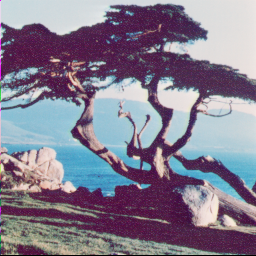
%> input picture encryption/Tree.tiff, 256 x 256 px
$ octave crypt_test_color.m   (GNU Octave 9; MATLAB toolbox functions it lacks are replaced by stand-ins)
%> lines starting %> are read from the running program, lines starting %| are printed output that depends on the picture; in (x1, y1, x2, y2) boxes, pixels count from 0 and x2, y2 are one past the last pixel; in counts of white or black regions, pixels touching at a corner belong together; the program's own positions count from 1
### encryption/TpEncrypt.m
% 典型混沌数字图像密码系统加密函数TpEncrypt
% 置乱算法采用将二维图像展开成一维向量后的无重复置乱算法
% 扩散算法采用基于GF（257）域乘法运算的扩散算法
% 输入明文图像 P和秘钥K（向量形式），输出密文图像C
function C = TpEncrypt(P,K)
[M,N] = size(P);P = double(P);n = 3 * M * N;s = zeros(1,n);%混沌序列，伪随机数组，为浮点数
h = 0.002; %步长
t = 800; %过渡态的点数
a = 10;b = 8/3; c = 28; r = -1;%超混沌Lorenz系统的参数
x0 = K(1); y0 = K(2); z0 = K(3); w0 = K(4);%初始值
%超混沌Lorenz系统，生成伪随机数
for i = 1:n + t
    K11 = a * (y0 - x0) + w0;
    K12 = a * (y0 - (x0 + K11 * h/2)) + w0;
    K13 = a * (y0 - (x0 + K12 * h/2)) + w0;
    K14 = a * (y0 - (x0 + K13 * h)) + w0;
    x1 = x0 + (K11 + 2 * K12 + 2 * K13 +K14) * h/6;

    K21 = c * x1 - y0 - x1 * z0;
    K22 = c * x1 - (y0 + K21 * h/2) - x1 * z0;
    K23 = c * x1 - (y0 + K22 * h/2) - x1 * z0;
    K24 = c * x1 - (y0 +K23 * h) - x1 * z0;
    y1 = y0 + (K21 + 2 * K22 + 2 * K23 + K24) * h/6;

    K31 = x1 * y1 - b * z0;
    K32 = x1 * y1 - b * (z0 + K31 * h/2);
    K33 = x1 * y1 - b * (z0 + K32 * h/2);
    K34 = x1 * y1 - b * (z0 + K33 * h);
    z1 = z0 + (K31 + 2 * K32 + 2 * K33 +K34) * h/6;

    K41 = -y1 * z1 + r * w0;
    K42 = -y1 * z1 + r * (w0 + K41 * h/2);
    K43 = -y1 * z1 + r * (w0 + K42 * h/2);
    K44 = -y1 * z1 + r * (w0 + K43 * h);
    w1 = w0 + (K41 + 2 * K42 + 2 * K43 + K44) * h/6;

    x0 = x1;%迭代
    y0 = y1;
    z0 = z1;
    w0 = w1;

    if i > t
        s(i - t) = x1;
        if mod((i - t),3000) == 0%每3000次迭代后对混沌状态x0进行小的扰动
            x0 = x0 + h * sin(y0);
        end
    end
end
%Smod1和Smod2保存正向算法与逆向算法的伪随机数向量，此混沌序列用于加取模扩散算法中
Smod = mod(floor(s * pow2(16)),256);
Smod1 = Smod(1:M * N);Smod2 = Smod(M * N + 1:2 * M * N);Bmod = zeros(M,N);Cmod = zeros(M,N);

% 行和列一起置乱
% 得到置乱用的伪随机序列 保存在X中
X = mod(floor((s(1:M * N) + 100) * 10 ^ 10),M * N) + 1;
[~, idx] = unique(X);L = length(idx);X1 =zeros(1,M * N);
X1(1:length(idx)) = X(sort(idx));
X1(length(idx) + 1:M * N) = setdiff(1:M*N,X1);X = X1;%不重复

%生成扩散用的伪随机序列，保存在S1和S2中
%构建乘法运算表
TBL = GF257Table();
S = mod(floor(s(M * N + 1:3 * M * N) * pow2(16)),256);
S1 = S(1:M * N);S2 = S(M * N + 1:2 * M * N);B = zeros(M,N);C = zeros(M,N);

%加取模扩散算法实现
Amod = P(:);Bmod0 = 0;Bmod(1) = mod(Bmod0 + Smod1(1) + Amod(1),256);
for i = 2:M * N
    Bmod(i) = mod(Bmod(i - 1) + Smod1(i) + Amod(i),256);
end

Cmod0 = 0;Cmod(M * N) = mod(Cmod0 + Smod2(M * N) + Bmod(M * N),256);
for i = M * N - 1:-1:1
    Cmod(i) = mod(Cmod(i + 1) + Smod2(i) + Bmod(i),256);
end

%循环第二次加取模扩散算法
Amod1 = Cmod;Bmod1 = zeros(M,N);Cmod1 = zeros(M,N);
Bmod01 = 0;Bmod1(1) = mod(Bmod01 + Smod1(1) + Amod1(1),256);
for i = 2:M * N
    Bmod1(i) = mod(Bmod1(i - 1) + Smod1(i) + Amod1(i),256);
end

Cmod01 = 0;Cmod1(M * N) = mod(Cmod01 + Smod2(M * N) + Bmod1(M * N),256);
for i = M * N - 1:-1:1
    Cmod1(i) = mod(Cmod1(i + 1) + Smod2(i) + Bmod1(i),256);
end

% 置乱算法采用将二维图像展开成一维向量后的无重复置乱算法
A = Cmod1;
for i = 1:floor(M * N/2)
    t = A(X(i));
    A(X(i)) = A(X(M * N - i + 1));
    A(X(M * N - i + 1)) = t;
end

% 扩散算法采用基于GF（257）域乘法和除法运算的扩散算法
B0 = 0;B(1) = LookUpGF257(B0,S1(1),A(1),TBL);%LookUpGF17为乘法运算
for i = 2:M * N
    B(i) = LookUpGF257(B(i -1),S1(i),A(i),TBL);
end

C0 = 0;C(M * N) = LookUpGF257(C0,S2(M * N),B(M * N),TBL);
for i = M * N - 1:-1:1
    C(i) = LookUpGF257(C(i + 1),S2(i),B(i),TBL);
end
C = reshape(C,M,N);C = uint8(C);
end

### encryption/GF257Table.m
%GF（257）域的乘法运算表  程序 3-18
function T = GF257Table()
T = mod(transpose(0:256)*(0:256),257);
end

### test_code/crypt_test_color.m
% 彩色图像RGB 加密和解密测试
clear;clc;close all;
K = [4.0349 3.7979 4.2980 3.9282]; %读入混沌系统的初始值
% [4 lines of commented-out code are left out]
img = imread('Tree.tiff');
%> img is the input picture: size 256x256x3 uint8; mean R, G, B 132.2, 124.9, 143.3
figure(1);imshow(img);

%分成 R G B三部分分别加密和解密
R = img(:,:,1);%red
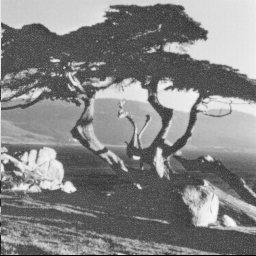
%> R: size 256x256 uint8; min 0, max 249, mean 132.2
G = img(:,:,2);%green
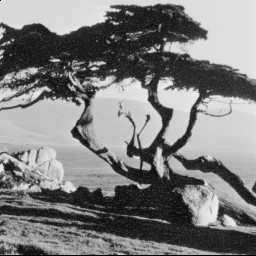
%> G: size 256x256 uint8; min 0, max 237, mean 124.9
B = img(:,:,3);%blue
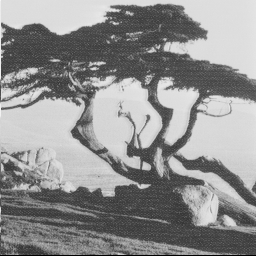
%> B: size 256x256 uint8; min 0, max 246, mean 143.3
%分别加密R,G,B，然后在把R,G,B合到一起
tic;
R1 = TpEncrypt(R,K);
%> in TpEncrypt, `Bmod(1) = mod(Bmod0 + Smod1(1) + Amod(1),256)`:
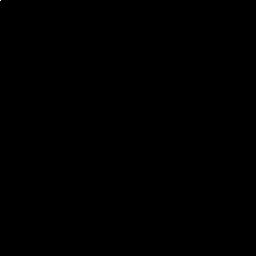
%> Bmod: size 256x256 double; values 0 (black) and 57 (white), 0% white in thin lines or dots, all inside (x1, y1, x2, y2) = (0, 0, 1, 1)
%> after the loop in TpEncrypt, `for i = 2:M * N`:
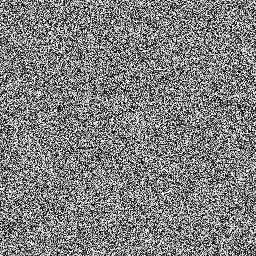
%> Bmod: size 256x256 double; min 0, max 255, mean 127.4
%> in TpEncrypt, `Cmod(M * N) = mod(Cmod0 + Smod2(M * N) + Bmod(M * N),256)`: Cmod: size 256x256 double; values 0 (black) and 148 (white), 0% white in thin lines or dots, all inside (x1, y1, x2, y2) = (255, 255, 256, 256)
%> after the loop in TpEncrypt, `for i = M * N - 1:-1:1`:
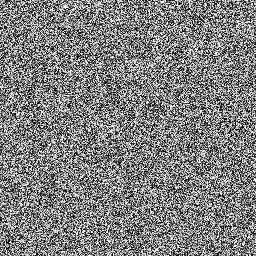
%> Cmod: size 256x256 double; min 0, max 255, mean 127.7
%> (the run ends here)
